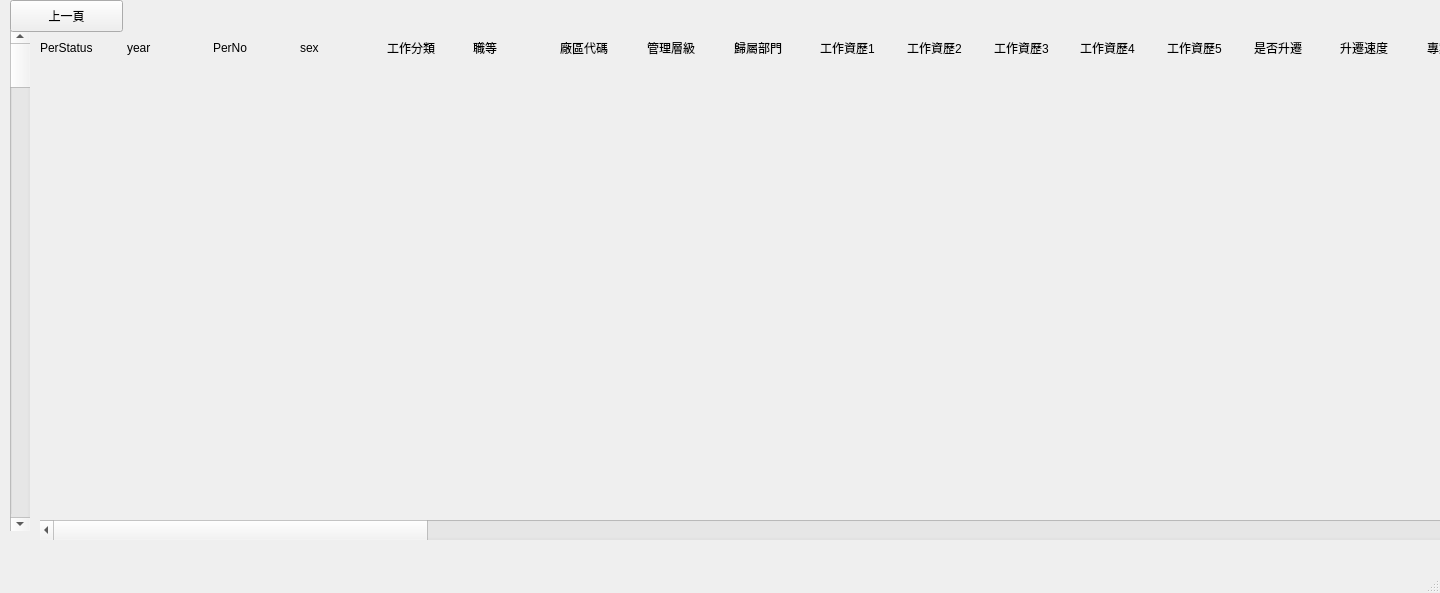
<?xml version="1.0" encoding="UTF-8"?>
<ui version="4.0">
 <class>MainWindow</class>
 <widget class="QMainWindow" name="MainWindow">
  <property name="geometry">
   <rect>
    <x>0</x>
    <y>0</y>
    <width>1440</width>
    <height>593</height>
   </rect>
  </property>
  <property name="windowTitle">
   <string>MainWindow</string>
  </property>
  <widget class="QWidget" name="centralwidget">
   <widget class="QScrollBar" name="horizontalScrollBar">
    <property name="geometry">
     <rect>
      <x>40</x>
      <y>520</y>
      <width>6351</width>
      <height>20</height>
     </rect>
    </property>
    <property name="orientation">
     <enum>Qt::Horizontal</enum>
    </property>
   </widget>
   <widget class="QScrollBar" name="verticalScrollBar">
    <property name="geometry">
     <rect>
      <x>10</x>
      <y>30</y>
      <width>20</width>
      <height>501</height>
     </rect>
    </property>
    <property name="orientation">
     <enum>Qt::Vertical</enum>
    </property>
   </widget>
   <widget class="QPushButton" name="previous_page">
    <property name="geometry">
     <rect>
      <x>10</x>
      <y>0</y>
      <width>113</width>
      <height>32</height>
     </rect>
    </property>
    <property name="text">
     <string>上一頁</string>
    </property>
   </widget>
   <widget class="QWidget" name="layoutWidget">
    <property name="geometry">
     <rect>
      <x>40</x>
      <y>30</y>
      <width>6337</width>
      <height>75</height>
     </rect>
    </property>
    <layout class="QGridLayout" name="gridLayout">
     <item row="0" column="26">
      <widget class="QLabel" name="label_21">
       <property name="text">
        <string>訓練時數C</string>
       </property>
      </widget>
     </item>
     <item row="0" column="21">
      <widget class="QLabel" name="label_18">
       <property name="text">
        <string>工作地點</string>
       </property>
      </widget>
     </item>
     <item row="1" column="50">
      <widget class="QLabel" name="SeniorityB">
       <property name="text">
        <string/>
       </property>
      </widget>
     </item>
     <item row="0" column="41">
      <widget class="QLabel" name="label_33">
       <property name="text">
        <string>年度績效等級A</string>
       </property>
      </widget>
     </item>
     <item row="1" column="44">
      <widget class="QLabel" name="AgeLevel">
       <property name="text">
        <string/>
       </property>
      </widget>
     </item>
     <item row="1" column="41">
      <widget class="QLabel" name="AnnualPerformanceGradeA">
       <property name="text">
        <string/>
       </property>
      </widget>
     </item>
     <item row="1" column="52">
      <widget class="QLabel" name="label_22">
       <property name="text">
        <string/>
       </property>
      </widget>
     </item>
     <item row="1" column="55">
      <widget class="QLabel" name="Department">
       <property name="text">
        <string/>
       </property>
      </widget>
     </item>
     <item row="1" column="54">
      <widget class="QLabel" name="School">
       <property name="text">
        <string/>
       </property>
      </widget>
     </item>
     <item row="1" column="53">
      <widget class="QLabel" name="Education">
       <property name="text">
        <string/>
       </property>
      </widget>
     </item>
     <item row="0" column="20">
      <widget class="QLabel" name="label_17">
       <property name="text">
        <string>特殊專案佔比</string>
       </property>
      </widget>
     </item>
     <item row="0" column="9">
      <widget class="QLabel" name="label_9">
       <property name="text">
        <string>工作資歷1</string>
       </property>
      </widget>
     </item>
     <item row="0" column="42">
      <widget class="QLabel" name="label_34">
       <property name="text">
        <string>年度績效等級B</string>
       </property>
      </widget>
     </item>
     <item row="0" column="51">
      <widget class="QLabel" name="label_67">
       <property name="text">
        <string>年資層級C</string>
       </property>
      </widget>
     </item>
     <item row="0" column="14">
      <widget class="QLabel" name="label_24">
       <property name="text">
        <string>是否升遷</string>
       </property>
      </widget>
     </item>
     <item row="0" column="5">
      <widget class="QLabel" name="label_6">
       <property name="text">
        <string>職等</string>
       </property>
      </widget>
     </item>
     <item row="0" column="7">
      <widget class="QLabel" name="label_8">
       <property name="text">
        <string>管理層級</string>
       </property>
      </widget>
     </item>
     <item row="0" column="55">
      <widget class="QLabel" name="label_72">
       <property name="text">
        <string>畢業科系類別</string>
       </property>
      </widget>
     </item>
     <item row="0" column="15">
      <widget class="QLabel" name="label_25">
       <property name="text">
        <string>升遷速度</string>
       </property>
      </widget>
     </item>
     <item row="0" column="43">
      <widget class="QLabel" name="label_35">
       <property name="text">
        <string>年度績效等級C</string>
       </property>
      </widget>
     </item>
     <item row="0" column="53">
      <widget class="QLabel" name="label_70">
       <property name="text">
        <string>最高學歷</string>
       </property>
      </widget>
     </item>
     <item row="0" column="54">
      <widget class="QLabel" name="label_71">
       <property name="text">
        <string>畢業學校類別</string>
       </property>
      </widget>
     </item>
     <item row="0" column="6">
      <widget class="QLabel" name="label_7">
       <property name="text">
        <string>廠區代碼</string>
       </property>
      </widget>
     </item>
     <item row="0" column="52">
      <widget class="QLabel" name="label_69">
       <property name="text">
        <string>任職前工作平均年數</string>
       </property>
      </widget>
     </item>
     <item row="0" column="10">
      <widget class="QLabel" name="label_10">
       <property name="text">
        <string>工作資歷2</string>
       </property>
      </widget>
     </item>
     <item row="0" column="11">
      <widget class="QLabel" name="label_11">
       <property name="text">
        <string>工作資歷3</string>
       </property>
      </widget>
     </item>
     <item row="0" column="13">
      <widget class="QLabel" name="label_13">
       <property name="text">
        <string>工作資歷5</string>
       </property>
      </widget>
     </item>
     <item row="0" column="31">
      <widget class="QLabel" name="label_26">
       <property name="text">
        <string>近3月請假數A</string>
       </property>
      </widget>
     </item>
     <item row="0" column="12">
      <widget class="QLabel" name="label_12">
       <property name="text">
        <string>工作資歷4</string>
       </property>
      </widget>
     </item>
     <item row="0" column="3">
      <widget class="QLabel" name="label_4">
       <property name="layoutDirection">
        <enum>Qt::LeftToRight</enum>
       </property>
       <property name="text">
        <string>sex</string>
       </property>
      </widget>
     </item>
     <item row="0" column="44">
      <widget class="QLabel" name="Label_n">
       <property name="text">
        <string>年齡層級</string>
       </property>
      </widget>
     </item>
     <item row="0" column="8">
      <widget class="QLabel" name="label_73">
       <property name="text">
        <string>歸屬部門</string>
       </property>
      </widget>
     </item>
     <item row="0" column="4">
      <widget class="QLabel" name="label_5">
       <property name="text">
        <string>工作分類</string>
       </property>
      </widget>
     </item>
     <item row="0" column="45">
      <widget class="QLabel" name="label_37">
       <property name="text">
        <string>婚姻狀況</string>
       </property>
      </widget>
     </item>
     <item row="0" column="19">
      <widget class="QLabel" name="label_16">
       <property name="text">
        <string>當前專案角色</string>
       </property>
      </widget>
     </item>
     <item row="0" column="30">
      <widget class="QLabel" name="label_39">
       <property name="text">
        <string>通勤成本</string>
       </property>
      </widget>
     </item>
     <item row="0" column="29">
      <widget class="QLabel" name="label_23">
       <property name="text">
        <string>榮譽數</string>
       </property>
      </widget>
     </item>
     <item row="0" column="38">
      <widget class="QLabel" name="label_32">
       <property name="text">
        <string>出差數B</string>
       </property>
      </widget>
     </item>
     <item row="0" column="32">
      <widget class="QLabel" name="label_28">
       <property name="text">
        <string>近3月請假數B</string>
       </property>
      </widget>
     </item>
     <item row="0" column="35">
      <widget class="QLabel" name="label_29">
       <property name="text">
        <string>近1年請假數B</string>
       </property>
      </widget>
     </item>
     <item row="0" column="16">
      <widget class="QLabel" name="label_14">
       <property name="text">
        <string>專案時數</string>
       </property>
      </widget>
     </item>
     <item row="1" column="43">
      <widget class="QLabel" name="AnnualPerformanceGradeC">
       <property name="text">
        <string/>
       </property>
      </widget>
     </item>
     <item row="1" column="45">
      <widget class="QLabel" name="MaritalStatus">
       <property name="text">
        <string/>
       </property>
      </widget>
     </item>
     <item row="1" column="51">
      <widget class="QLabel" name="SeniorityC">
       <property name="text">
        <string/>
       </property>
      </widget>
     </item>
     <item row="1" column="42">
      <widget class="QLabel" name="AnnualPerformanceGradeB">
       <property name="text">
        <string/>
       </property>
      </widget>
     </item>
     <item row="0" column="50">
      <widget class="QLabel" name="label_68">
       <property name="text">
        <string>年資層級B</string>
       </property>
      </widget>
     </item>
     <item row="1" column="38">
      <widget class="QLabel" name="BusinessTripB">
       <property name="text">
        <string/>
       </property>
      </widget>
     </item>
     <item row="1" column="35">
      <widget class="QLabel" name="LeaveYearB">
       <property name="text">
        <string/>
       </property>
      </widget>
     </item>
     <item row="1" column="32">
      <widget class="QLabel" name="Leave3B">
       <property name="text">
        <string/>
       </property>
      </widget>
     </item>
     <item row="1" column="31">
      <widget class="QLabel" name="Leave3A">
       <property name="text">
        <string/>
       </property>
      </widget>
     </item>
     <item row="1" column="30">
      <widget class="QLabel" name="CommutingCosts">
       <property name="text">
        <string/>
       </property>
      </widget>
     </item>
     <item row="1" column="29">
      <widget class="QLabel" name="NumberOfHonors">
       <property name="text">
        <string/>
       </property>
      </widget>
     </item>
     <item row="1" column="26">
      <widget class="QLabel" name="label_43">
       <property name="text">
        <string/>
       </property>
      </widget>
     </item>
     <item row="1" column="3">
      <widget class="QLabel" name="label_40">
       <property name="text">
        <string/>
       </property>
      </widget>
     </item>
     <item row="1" column="4">
      <widget class="QLabel" name="label_41">
       <property name="text">
        <string/>
       </property>
      </widget>
     </item>
     <item row="1" column="5">
      <widget class="QLabel" name="label_42">
       <property name="text">
        <string/>
       </property>
      </widget>
     </item>
     <item row="1" column="6">
      <widget class="QLabel" name="label_44">
       <property name="text">
        <string/>
       </property>
      </widget>
     </item>
     <item row="1" column="7">
      <widget class="QLabel" name="ManageLevel">
       <property name="text">
        <string/>
       </property>
      </widget>
     </item>
     <item row="1" column="8">
      <widget class="QLabel" name="label_45">
       <property name="text">
        <string/>
       </property>
      </widget>
     </item>
     <item row="1" column="9">
      <widget class="QLabel" name="WorkQualifications1">
       <property name="text">
        <string/>
       </property>
      </widget>
     </item>
     <item row="1" column="10">
      <widget class="QLabel" name="WorkQualifications2">
       <property name="text">
        <string/>
       </property>
      </widget>
     </item>
     <item row="1" column="11">
      <widget class="QLabel" name="WorkQualifications3">
       <property name="text">
        <string/>
       </property>
      </widget>
     </item>
     <item row="1" column="12">
      <widget class="QLabel" name="WorkQualifications4">
       <property name="text">
        <string/>
       </property>
      </widget>
     </item>
     <item row="1" column="13">
      <widget class="QLabel" name="WorkQualifications5">
       <property name="text">
        <string/>
       </property>
      </widget>
     </item>
     <item row="1" column="14">
      <widget class="QLabel" name="label_46">
       <property name="text">
        <string/>
       </property>
      </widget>
     </item>
     <item row="1" column="15">
      <widget class="QLabel" name="PromotedSpeed">
       <property name="text">
        <string/>
       </property>
      </widget>
     </item>
     <item row="1" column="16">
      <widget class="QLabel" name="ProjectHours">
       <property name="text">
        <string/>
       </property>
      </widget>
     </item>
     <item row="1" column="19">
      <widget class="QLabel" name="CurrentProjectRole">
       <property name="text">
        <string/>
       </property>
      </widget>
     </item>
     <item row="1" column="20">
      <widget class="QLabel" name="ProportionOfSpecialProject">
       <property name="text">
        <string/>
       </property>
      </widget>
     </item>
     <item row="1" column="21">
      <widget class="QLabel" name="WorkPlace">
       <property name="text">
        <string/>
       </property>
      </widget>
     </item>
     <item row="0" column="17">
      <widget class="QLabel" name="label_15">
       <property name="text">
        <string>專案總數</string>
       </property>
      </widget>
     </item>
     <item row="1" column="17">
      <widget class="QLabel" name="ProjectTotal">
       <property name="text">
        <string/>
       </property>
      </widget>
     </item>
     <item row="0" column="22">
      <widget class="QLabel" name="label_19">
       <property name="text">
        <string>訓練時數A</string>
       </property>
      </widget>
     </item>
     <item row="1" column="22">
      <widget class="QLabel" name="TrainingHoursA">
       <property name="text">
        <string/>
       </property>
      </widget>
     </item>
     <item row="0" column="24">
      <widget class="QLabel" name="label_20">
       <property name="text">
        <string>訓練時數B</string>
       </property>
      </widget>
     </item>
     <item row="1" column="24">
      <widget class="QLabel" name="TrainingHoursB">
       <property name="text">
        <string/>
       </property>
      </widget>
     </item>
     <item row="0" column="27">
      <widget class="QLabel" name="labeln">
       <property name="text">
        <string>生產總額</string>
       </property>
      </widget>
     </item>
     <item row="1" column="27">
      <widget class="QLabel" name="TotalProduction">
       <property name="text">
        <string/>
       </property>
      </widget>
     </item>
     <item row="0" column="33">
      <widget class="QLabel" name="label_27">
       <property name="text">
        <string>近1年請假數A</string>
       </property>
      </widget>
     </item>
     <item row="1" column="33">
      <widget class="QLabel" name="LeaveYearA">
       <property name="text">
        <string/>
       </property>
      </widget>
     </item>
     <item row="0" column="36">
      <widget class="QLabel" name="label_30">
       <property name="text">
        <string>出差數A</string>
       </property>
      </widget>
     </item>
     <item row="1" column="36">
      <widget class="QLabel" name="BusinessTripA">
       <property name="text">
        <string/>
       </property>
      </widget>
     </item>
     <item row="0" column="39">
      <widget class="QLabel" name="label_31">
       <property name="text">
        <string>出差集中度</string>
       </property>
      </widget>
     </item>
     <item row="1" column="39">
      <widget class="QLabel" name="BusinessTripConcentration">
       <property name="text">
        <string/>
       </property>
      </widget>
     </item>
     <item row="0" column="46">
      <widget class="QLabel" name="label_38">
       <property name="text">
        <string>眷屬量</string>
       </property>
      </widget>
     </item>
     <item row="1" column="46">
      <widget class="QLabel" name="Dependents">
       <property name="text">
        <string/>
       </property>
      </widget>
     </item>
     <item row="0" column="48">
      <widget class="QLabel" name="label_66">
       <property name="text">
        <string>年資層級A</string>
       </property>
      </widget>
     </item>
     <item row="1" column="48">
      <widget class="QLabel" name="SeniorityA">
       <property name="text">
        <string/>
       </property>
      </widget>
     </item>
     <item row="0" column="2">
      <widget class="QLabel" name="label_2">
       <property name="text">
        <string>PerNo</string>
       </property>
      </widget>
     </item>
     <item row="0" column="1">
      <widget class="QLabel" name="label">
       <property name="text">
        <string>year</string>
       </property>
      </widget>
     </item>
     <item row="0" column="0">
      <widget class="QLabel" name="label_3">
       <property name="text">
        <string>PerStatus</string>
       </property>
      </widget>
     </item>
     <item row="1" column="2">
      <widget class="QLabel" name="PerNo">
       <property name="text">
        <string/>
       </property>
      </widget>
     </item>
     <item row="1" column="1">
      <widget class="QLabel" name="Year">
       <property name="text">
        <string/>
       </property>
      </widget>
     </item>
     <item row="1" column="0">
      <widget class="QLabel" name="Answer">
       <property name="text">
        <string/>
       </property>
      </widget>
     </item>
    </layout>
   </widget>
  </widget>
  <widget class="QMenuBar" name="menubar">
   <property name="geometry">
    <rect>
     <x>0</x>
     <y>0</y>
     <width>1440</width>
     <height>24</height>
    </rect>
   </property>
  </widget>
  <widget class="QStatusBar" name="statusbar"/>
 </widget>
 <resources/>
 <connections/>
</ui>
